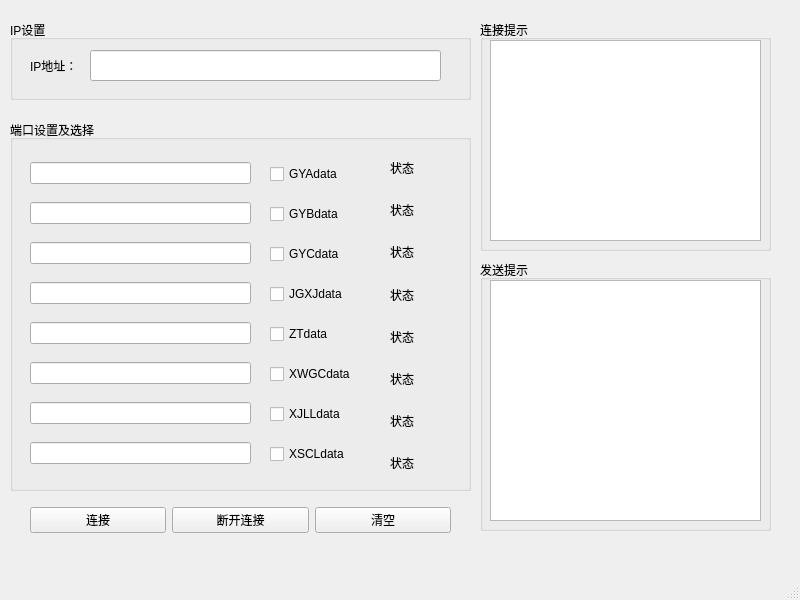
<?xml version="1.0" encoding="UTF-8"?>
<ui version="4.0">
 <class>Dialog</class>
 <widget class="QMainWindow" name="Dialog">
  <property name="geometry">
   <rect>
    <x>0</x>
    <y>0</y>
    <width>800</width>
    <height>600</height>
   </rect>
  </property>
  <property name="windowTitle">
   <string>MainWindow</string>
  </property>
  <widget class="QWidget" name="centralwidget">
   <widget class="QGroupBox" name="groupBox">
    <property name="geometry">
     <rect>
      <x>10</x>
      <y>20</y>
      <width>461</width>
      <height>80</height>
     </rect>
    </property>
    <property name="title">
     <string>IP设置</string>
    </property>
    <widget class="QLabel" name="label">
     <property name="geometry">
      <rect>
       <x>20</x>
       <y>30</y>
       <width>61</width>
       <height>31</height>
      </rect>
     </property>
     <property name="text">
      <string>IP地址：</string>
     </property>
    </widget>
    <widget class="QLineEdit" name="lineEdit_ip">
     <property name="geometry">
      <rect>
       <x>80</x>
       <y>30</y>
       <width>351</width>
       <height>31</height>
      </rect>
     </property>
    </widget>
   </widget>
   <widget class="QGroupBox" name="groupBox_2">
    <property name="geometry">
     <rect>
      <x>10</x>
      <y>120</y>
      <width>461</width>
      <height>371</height>
     </rect>
    </property>
    <property name="title">
     <string>端口设置及选择</string>
    </property>
    <widget class="QWidget" name="verticalLayoutWidget">
     <property name="geometry">
      <rect>
       <x>20</x>
       <y>30</y>
       <width>221</width>
       <height>331</height>
      </rect>
     </property>
     <layout class="QVBoxLayout" name="verticalLayout">
      <item>
       <widget class="QLineEdit" name="lineEdit_GYA"/>
      </item>
      <item>
       <widget class="QLineEdit" name="lineEdit_GYB"/>
      </item>
      <item>
       <widget class="QLineEdit" name="lineEdit_GYC"/>
      </item>
      <item>
       <widget class="QLineEdit" name="lineEdit_JGXJ"/>
      </item>
      <item>
       <widget class="QLineEdit" name="lineEdit_ZT"/>
      </item>
      <item>
       <widget class="QLineEdit" name="lineEdit_XWGC"/>
      </item>
      <item>
       <widget class="QLineEdit" name="lineEdit_XJLL"/>
      </item>
      <item>
       <widget class="QLineEdit" name="lineEdit_XSCL"/>
      </item>
     </layout>
    </widget>
    <widget class="QWidget" name="verticalLayoutWidget_2">
     <property name="geometry">
      <rect>
       <x>260</x>
       <y>30</y>
       <width>111</width>
       <height>331</height>
      </rect>
     </property>
     <layout class="QVBoxLayout" name="verticalLayout_2">
      <item>
       <widget class="QCheckBox" name="checkBox_GYA">
        <property name="text">
         <string>GYAdata</string>
        </property>
       </widget>
      </item>
      <item>
       <widget class="QCheckBox" name="checkBox_GYB">
        <property name="text">
         <string>GYBdata</string>
        </property>
       </widget>
      </item>
      <item>
       <widget class="QCheckBox" name="checkBox_GYC">
        <property name="text">
         <string>GYCdata</string>
        </property>
       </widget>
      </item>
      <item>
       <widget class="QCheckBox" name="checkBox_JGXJ">
        <property name="text">
         <string>JGXJdata</string>
        </property>
       </widget>
      </item>
      <item>
       <widget class="QCheckBox" name="checkBox_ZT">
        <property name="text">
         <string>ZTdata</string>
        </property>
       </widget>
      </item>
      <item>
       <widget class="QCheckBox" name="checkBox_XWGC">
        <property name="text">
         <string>XWGCdata</string>
        </property>
       </widget>
      </item>
      <item>
       <widget class="QCheckBox" name="checkBox_XJLL">
        <property name="text">
         <string>XJLLdata</string>
        </property>
       </widget>
      </item>
      <item>
       <widget class="QCheckBox" name="checkBox_XSCL">
        <property name="text">
         <string>XSCLdata</string>
        </property>
       </widget>
      </item>
     </layout>
    </widget>
    <widget class="QWidget" name="horizontalLayoutWidget">
     <property name="geometry">
      <rect>
       <x>20</x>
       <y>370</y>
       <width>441</width>
       <height>31</height>
      </rect>
     </property>
     <layout class="QHBoxLayout" name="horizontalLayout"/>
    </widget>
    <widget class="QWidget" name="verticalLayoutWidget_3">
     <property name="geometry">
      <rect>
       <x>380</x>
       <y>30</y>
       <width>71</width>
       <height>331</height>
      </rect>
     </property>
     <layout class="QVBoxLayout" name="verticalLayout_3">
      <item>
       <widget class="QLabel" name="label_GYA">
        <property name="text">
         <string>状态</string>
        </property>
       </widget>
      </item>
      <item>
       <widget class="QLabel" name="label_GYB">
        <property name="text">
         <string>状态</string>
        </property>
       </widget>
      </item>
      <item>
       <widget class="QLabel" name="label_GYC">
        <property name="text">
         <string>状态</string>
        </property>
       </widget>
      </item>
      <item>
       <widget class="QLabel" name="label_JGXJ">
        <property name="text">
         <string>状态</string>
        </property>
       </widget>
      </item>
      <item>
       <widget class="QLabel" name="label_ZT">
        <property name="text">
         <string>状态</string>
        </property>
       </widget>
      </item>
      <item>
       <widget class="QLabel" name="label_XWGC">
        <property name="text">
         <string>状态</string>
        </property>
       </widget>
      </item>
      <item>
       <widget class="QLabel" name="label_XJLL">
        <property name="text">
         <string>状态</string>
        </property>
       </widget>
      </item>
      <item>
       <widget class="QLabel" name="label_XSCL">
        <property name="enabled">
         <bool>true</bool>
        </property>
        <property name="text">
         <string>状态</string>
        </property>
       </widget>
      </item>
     </layout>
    </widget>
   </widget>
   <widget class="QWidget" name="horizontalLayoutWidget_2">
    <property name="geometry">
     <rect>
      <x>30</x>
      <y>500</y>
      <width>421</width>
      <height>41</height>
     </rect>
    </property>
    <layout class="QHBoxLayout" name="horizontalLayout_2">
     <item>
      <widget class="QPushButton" name="pushButton_connect">
       <property name="text">
        <string>连接</string>
       </property>
      </widget>
     </item>
     <item>
      <widget class="QPushButton" name="pushButton_close">
       <property name="text">
        <string>断开连接</string>
       </property>
      </widget>
     </item>
     <item>
      <widget class="QPushButton" name="pushButton_clean">
       <property name="text">
        <string>清空</string>
       </property>
      </widget>
     </item>
    </layout>
   </widget>
   <widget class="QGroupBox" name="groupBox_3">
    <property name="geometry">
     <rect>
      <x>480</x>
      <y>20</y>
      <width>291</width>
      <height>231</height>
     </rect>
    </property>
    <property name="title">
     <string>连接提示</string>
    </property>
    <widget class="QListWidget" name="listWidget_connect">
     <property name="geometry">
      <rect>
       <x>10</x>
       <y>20</y>
       <width>271</width>
       <height>201</height>
      </rect>
     </property>
    </widget>
   </widget>
   <widget class="QGroupBox" name="groupBox_4">
    <property name="geometry">
     <rect>
      <x>480</x>
      <y>260</y>
      <width>291</width>
      <height>271</height>
     </rect>
    </property>
    <property name="title">
     <string>发送提示</string>
    </property>
    <widget class="QListWidget" name="listWidget_send">
     <property name="geometry">
      <rect>
       <x>10</x>
       <y>20</y>
       <width>271</width>
       <height>241</height>
      </rect>
     </property>
    </widget>
   </widget>
  </widget>
  <widget class="QMenuBar" name="menubar">
   <property name="geometry">
    <rect>
     <x>0</x>
     <y>0</y>
     <width>800</width>
     <height>26</height>
    </rect>
   </property>
  </widget>
  <widget class="QStatusBar" name="statusbar"/>
 </widget>
 <resources/>
 <connections/>
</ui>
